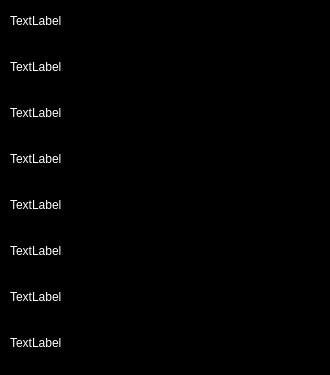
<?xml version="1.0" encoding="UTF-8"?>
<ui version="4.0">
 <class>VideoInfoDialog</class>
 <widget class="QDialog" name="VideoInfoDialog">
  <property name="geometry">
   <rect>
    <x>0</x>
    <y>0</y>
    <width>330</width>
    <height>375</height>
   </rect>
  </property>
  <property name="minimumSize">
   <size>
    <width>330</width>
    <height>375</height>
   </size>
  </property>
  <property name="maximumSize">
   <size>
    <width>330</width>
    <height>375</height>
   </size>
  </property>
  <property name="windowTitle">
   <string>Dialog</string>
  </property>
  <property name="styleSheet">
   <string notr="true">QDialog{
background:black;
}</string>
  </property>
  <widget class="QWidget" name="layoutWidget">
   <property name="geometry">
    <rect>
     <x>10</x>
     <y>1</y>
     <width>312</width>
     <height>364</height>
    </rect>
   </property>
   <layout class="QVBoxLayout" name="verticalLayout">
    <item>
     <widget class="QLabel" name="fileNameLabel">
      <property name="sizePolicy">
       <sizepolicy hsizetype="Preferred" vsizetype="Expanding">
        <horstretch>0</horstretch>
        <verstretch>0</verstretch>
       </sizepolicy>
      </property>
      <property name="styleSheet">
       <string notr="true">QLabel{
	min-height:40px;
	max-height:40px;
	min-width: 310px;
	max-width:310px;
	color: white;
}</string>
      </property>
      <property name="text">
       <string>TextLabel</string>
      </property>
      <property name="wordWrap">
       <bool>true</bool>
      </property>
     </widget>
    </item>
    <item>
     <widget class="QLabel" name="durationLabel">
      <property name="sizePolicy">
       <sizepolicy hsizetype="Preferred" vsizetype="Expanding">
        <horstretch>0</horstretch>
        <verstretch>0</verstretch>
       </sizepolicy>
      </property>
      <property name="styleSheet">
       <string notr="true">QLabel{
	min-height:40px;
	max-height:40px;
	min-width: 310px;
	max-width:310px;
	color: white;
}</string>
      </property>
      <property name="text">
       <string>TextLabel</string>
      </property>
      <property name="wordWrap">
       <bool>true</bool>
      </property>
     </widget>
    </item>
    <item>
     <widget class="QLabel" name="bitRateLabel">
      <property name="sizePolicy">
       <sizepolicy hsizetype="Preferred" vsizetype="Expanding">
        <horstretch>0</horstretch>
        <verstretch>0</verstretch>
       </sizepolicy>
      </property>
      <property name="styleSheet">
       <string notr="true">QLabel{
	min-height:40px;
	max-height:40px;
	min-width: 310px;
	max-width:310px;
	color: white;
}</string>
      </property>
      <property name="text">
       <string>TextLabel</string>
      </property>
      <property name="wordWrap">
       <bool>true</bool>
      </property>
     </widget>
    </item>
    <item>
     <widget class="QLabel" name="frameRateLabel">
      <property name="styleSheet">
       <string notr="true">QLabel{
	min-height:40px;
	max-height:40px;
	min-width: 310px;
	max-width:310px;
	color: white;
}</string>
      </property>
      <property name="text">
       <string>TextLabel</string>
      </property>
      <property name="wordWrap">
       <bool>true</bool>
      </property>
     </widget>
    </item>
    <item>
     <widget class="QLabel" name="nameLabel">
      <property name="sizePolicy">
       <sizepolicy hsizetype="Preferred" vsizetype="Expanding">
        <horstretch>0</horstretch>
        <verstretch>0</verstretch>
       </sizepolicy>
      </property>
      <property name="styleSheet">
       <string notr="true">QLabel{
	min-height:40px;
	max-height:40px;
	min-width: 310px;
	max-width:310px;
	color: white;
}</string>
      </property>
      <property name="text">
       <string>TextLabel</string>
      </property>
      <property name="wordWrap">
       <bool>true</bool>
      </property>
     </widget>
    </item>
    <item>
     <widget class="QLabel" name="picFmtLabel">
      <property name="styleSheet">
       <string notr="true">QLabel{
	min-height:40px;
	max-height:40px;
	min-width: 310px;
	max-width:310px;
	color: white;
}</string>
      </property>
      <property name="text">
       <string>TextLabel</string>
      </property>
      <property name="wordWrap">
       <bool>true</bool>
      </property>
     </widget>
    </item>
    <item>
     <widget class="QLabel" name="aChannelsLabel">
      <property name="sizePolicy">
       <sizepolicy hsizetype="Preferred" vsizetype="Expanding">
        <horstretch>0</horstretch>
        <verstretch>0</verstretch>
       </sizepolicy>
      </property>
      <property name="styleSheet">
       <string notr="true">QLabel{
	min-height:40px;
	max-height:40px;
	min-width: 310px;
	max-width:310px;
	color: white;
}</string>
      </property>
      <property name="text">
       <string>TextLabel</string>
      </property>
      <property name="wordWrap">
       <bool>true</bool>
      </property>
     </widget>
    </item>
    <item>
     <widget class="QLabel" name="aSampleRateLabel">
      <property name="sizePolicy">
       <sizepolicy hsizetype="Preferred" vsizetype="Expanding">
        <horstretch>0</horstretch>
        <verstretch>0</verstretch>
       </sizepolicy>
      </property>
      <property name="styleSheet">
       <string notr="true">QLabel{
	min-height:40px;
	max-height:40px;
	min-width: 310px;
	max-width:310px;
	color: white;
}</string>
      </property>
      <property name="text">
       <string>TextLabel</string>
      </property>
      <property name="wordWrap">
       <bool>true</bool>
      </property>
     </widget>
    </item>
   </layout>
  </widget>
 </widget>
 <resources/>
 <connections/>
</ui>
